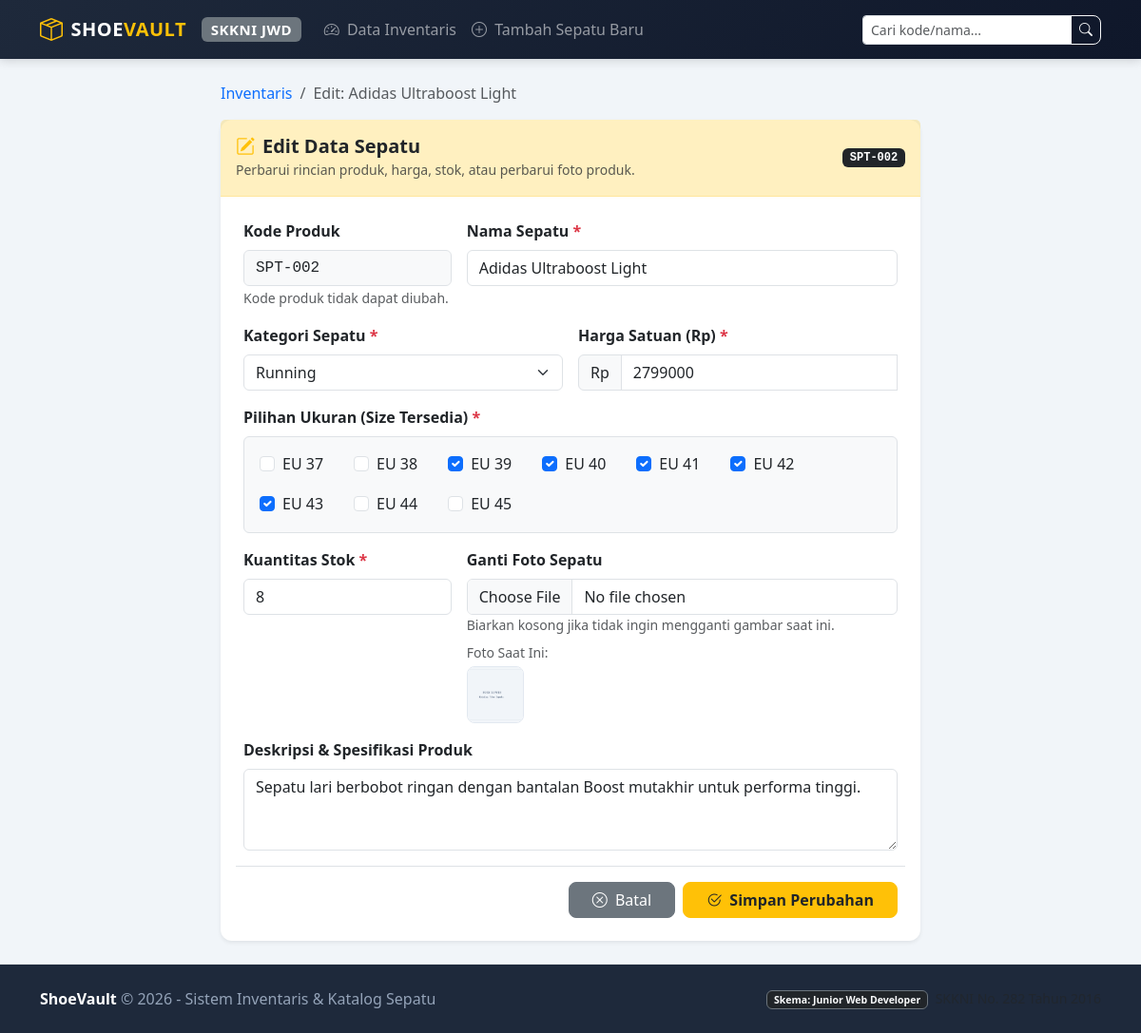
Page /edit.php?id=2 on the committed database.
### tables this page shows
CREATE TABLE `sepatu` (
    `id` INT AUTO_INCREMENT PRIMARY KEY,
    `kode_produk` VARCHAR(20) NOT NULL UNIQUE,
    `nama_sepatu` VARCHAR(100) NOT NULL,
    `kategori` VARCHAR(50) NOT NULL,
    `ukuran` VARCHAR(50) NOT NULL,
    `harga` DECIMAL(12, 2) NOT NULL,
    `stok` INT NOT NULL DEFAULT 0,
    `deskripsi` TEXT NULL,
    `gambar` VARCHAR(255) DEFAULT 'default-shoe.png',
    `created_at` TIMESTAMP DEFAULT CURRENT_TIMESTAMP,
    `updated_at` TIMESTAMP DEFAULT CURRENT_TIMESTAMP ON UPDATE CURRENT_TIMESTAMP
);

### includes/functions.php (called while the page is built, shortened)
<?php
function getSepatuById(int $id): ?array
{
    $pdo = getConnection();
    $stmt = $pdo->prepare("SELECT * FROM `sepatu` WHERE id = :id LIMIT 1");
    $stmt->execute([':id' => $id]);
    $result = $stmt->fetch();
    return $result ?: null;
}

### edit.php (the view, shortened to what this page needs)
<?php
require_once __DIR__ . '/includes/header.php';
$id = isset($_GET['id']) ? (int)$_GET['id'] : 0;
$sepatu = getSepatuById($id);
$listKategori = ['Sneakers', 'Running', 'Casual', 'Olahraga', 'Formal'];
$listUkuran   = ['37', '38', '39', '40', '41', '42', '43', '44', '45'];
$currentSizes = array_map('trim', explode(',', $sepatu['ukuran']));
$imgPath = 'assets/uploads/' . htmlspecialchars($sepatu['gambar']);
?>
<div class="row justify-content-center">
    <div class="col-lg-8">
        <nav aria-label="breadcrumb" class="mb-3">
            <ol class="breadcrumb">
                <li class="breadcrumb-item"><a href="index.php" class="text-decoration-none">Inventaris</a></li>
                <li class="breadcrumb-item active" aria-current="page">Edit: <?= htmlspecialchars($sepatu['nama_sepatu']) ?></li>
            </ol>
        </nav>
        <div class="card shadow-sm border-0">
            <div class="card-header bg-warning bg-opacity-25 py-3 border-bottom border-warning-subtle">
                <div class="d-flex align-items-center justify-content-between">
                    <div>
                        <h5 class="card-title mb-0 fw-bold text-dark">
                            <i class="bi bi-pencil-square me-2 text-warning"></i>Edit Data Sepatu
                        </h5>
                        <small class="text-muted">Perbarui rincian produk, harga, stok, atau perbarui foto produk.</small>
                    </div>
                    <span class="badge bg-dark font-monospace"><?= htmlspecialchars($sepatu['kode_produk']) ?></span>
                </div>
            </div>
            <div class="card-body p-4">
                <form action="edit.php?id=<?= $id ?>" method="POST" enctype="multipart/form-data" class="needs-validation" novalidate>
                    <div class="row g-3">
                        <div class="col-md-4">
                            <label for="kode_produk" class="form-label fw-semibold">Kode Produk</label>
                            <input type="text" class="form-control font-monospace bg-light" id="kode_produk" name="kode_produk"
                                   value="<?= htmlspecialchars($sepatu['kode_produk']) ?>" readonly>
                            <small class="text-muted">Kode produk tidak dapat diubah.</small>
                        </div>
                        <div class="col-md-8">
                            <label for="nama_sepatu" class="form-label fw-semibold">Nama Sepatu <span class="text-danger">*</span></label>
                            <input type="text" class="form-control" id="nama_sepatu" name="nama_sepatu"
                                   value="<?= htmlspecialchars($_POST['nama_sepatu'] ?? $sepatu['nama_sepatu']) ?>" required>
                        </div>
                        <div class="col-md-6">
                            <label for="kategori" class="form-label fw-semibold">Kategori Sepatu <span class="text-danger">*</span></label>
                            <select class="form-select" id="kategori" name="kategori" required>
                                <?php
                                $selectedCategory = $_POST['kategori'] ?? $sepatu['kategori'];
                                foreach ($listKategori as $kat):
                                ?>
                                    <option value="<?= $kat ?>" <?= ($selectedCategory === $kat) ? 'selected' : '' ?>>
                                        <?= $kat ?>
                                    </option>
                                <?php endforeach; ?>
                            </select>
                        </div>
                        <div class="col-md-6">
                            <label for="harga" class="form-label fw-semibold">Harga Satuan (Rp) <span class="text-danger">*</span></label>
                            <div class="input-group">
                                <span class="input-group-text">Rp</span>
                                <input type="number" class="form-control" id="harga" name="harga" min="1000" step="500"
                                       value="<?= htmlspecialchars($_POST['harga'] ?? (int)$sepatu['harga']) ?>" required>
                            </div>
                        </div>
                        <div class="col-12">
                            <label class="form-label fw-semibold d-block">Pilihan Ukuran (Size Tersedia) <span class="text-danger">*</span></label>
                            <div class="d-flex flex-wrap gap-3 p-3 bg-light rounded border">
                                <?php
                                $activeSizes = isset($_POST['ukuran'])
                                    ? (is_array($_POST['ukuran']) ? $_POST['ukuran'] : explode(',', $_POST['ukuran']))
                                    : $currentSizes;
                                foreach ($listUkuran as $size):
                                    $isChecked = in_array($size, $activeSizes, true);
                                ?>
                                    <div class="form-check form-check-inline">
                                        <input class="form-check-input" type="checkbox" name="ukuran[]" id="size_<?= $size ?>" value="<?= $size ?>" <?= $isChecked ? 'checked' : '' ?>>
                                        <label class="form-check-label" for="size_<?= $size ?>">EU <?= $size ?></label>
                                    </div>
                                <?php endforeach; ?>
                            </div>
                        </div>
                        <div class="col-md-4">
                            <label for="stok" class="form-label fw-semibold">Kuantitas Stok <span class="text-danger">*</span></label>
                            <input type="number" class="form-control" id="stok" name="stok" min="0"
                                   value="<?= htmlspecialchars($_POST['stok'] ?? $sepatu['stok']) ?>" required>
                        </div>
                        <div class="col-md-8">
                            <label for="gambar" class="form-label fw-semibold">Ganti Foto Sepatu</label>
                            <input type="file" class="form-control" id="gambar" name="gambar" accept="image/png, image/jpeg, image/jpg, image/webp">
                            <small class="text-muted d-block">Biarkan kosong jika tidak ingin mengganti gambar saat ini.</small>
                            <div class="d-flex align-items-center gap-3 mt-2">
                                <div>
                                    <small class="text-muted d-block mb-1">Foto Saat Ini:</small>
                                    <img src="<?= $imgPath ?>" alt="Foto Sekarang" class="shoe-thumbnail">
                                </div>
                            </div>
                        </div>
                        <div class="col-12">
                            <label for="deskripsi" class="form-label fw-semibold">Deskripsi & Spesifikasi Produk</label>
                            <textarea class="form-control" id="deskripsi" name="deskripsi" rows="3"><?= htmlspecialchars($_POST['deskripsi'] ?? $sepatu['deskripsi'] ?? '') ?></textarea>
                        </div>
                        <div class="col-12 pt-3 border-top d-flex gap-2 justify-content-end">
                            <a href="index.php" class="btn btn-secondary px-4">
                                <i class="bi bi-x-circle me-1"></i> Batal
                            </a>
                            <button type="submit" class="btn btn-warning px-4 text-dark fw-semibold">
                                <i class="bi bi-check2-circle me-1"></i> Simpan Perubahan
                            </button>
                        </div>
                    </div>
                </form>
            </div>
        </div>
    </div>
</div>
<?php require_once __DIR__ . '/includes/footer.php'; ?>

### assets/css/style.css (style rules this page uses)
:root { --brand-primary: #0d6efd; --brand-dark: #1e293b; --brand-light: #f8fafc; --card-shadow: 0 4px 6px -1px rgba(0, 0, 0, 0.1), 0 2px 4px -2px rgba(0, 0, 0, 0.1); --card-hover-shadow: 0 10px 15px -3px rgba(0, 0, 0, 0.1), 0 4px 6px -4px rgba(0, 0, 0, 0.1); }
body { background-color: #f1f5f9; color: #334155; font-family: 'Segoe UI', Roboto, Helvetica, Arial, sans-serif; min-height: 100vh; display: flex; flex-direction: column; }
.card { border: none; border-radius: 12px; box-shadow: var(--card-shadow); transition: transform 0.2s ease, box-shadow 0.2s ease; }
.shoe-thumbnail { width: 60px; height: 60px; object-fit: cover; border-radius: 8px; border: 1px solid #e2e8f0; }
.btn { border-radius: 8px; font-weight: 500; }

### rows in the picture
sepatu: nama_sepatu "Adidas Ultraboost Light", kode_produk "SPT-002", kategori "Running", harga "2799000", ukuran "☑", stok "8", gambar (placeholder picture), deskripsi "Sepatu lari berbobot ringan dengan bantalan Boost mutakhir untuk performa tinggi."

### other values in the picture
$size "37"
$size "38"
$size "39"
$size "40"
$size "41"
$size "42"
$size "43"
$size "44"
$size "45"
